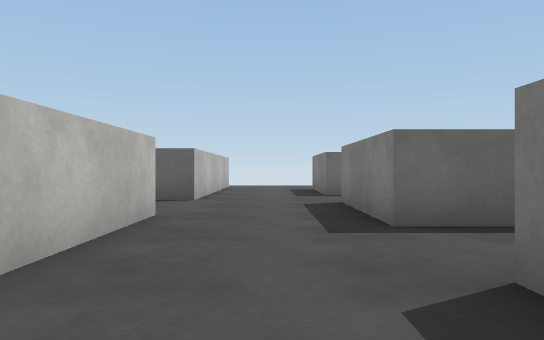
View 1 (above)

19 first-person views from a walk through a Unity game level. The camera is 0.58 m above the floor, looks level and sees 70° across. The floor is counted in squares, 1 m on a side. Each view is taken from the middle of a square. On the plan, view 1 faces up. The plan holds only what a view shows up to about 10 squares ahead; the rest is blank. Surface patterns are stand-ins for the level's own textures.

View 2
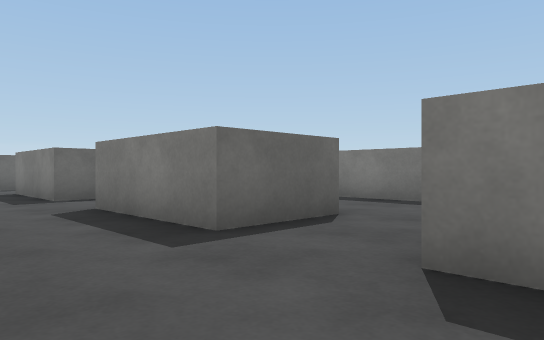

View 3
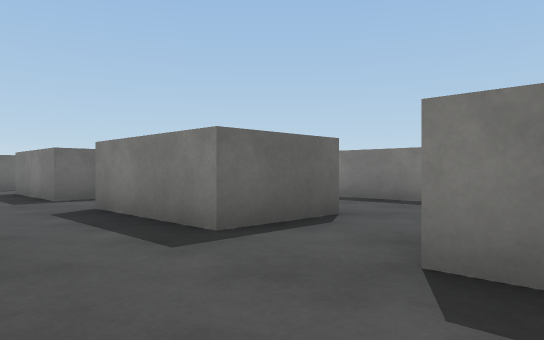

View 4
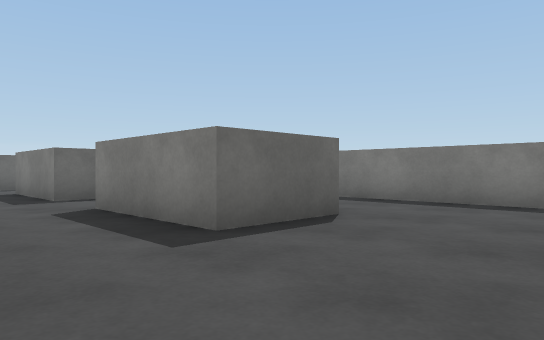

View 5
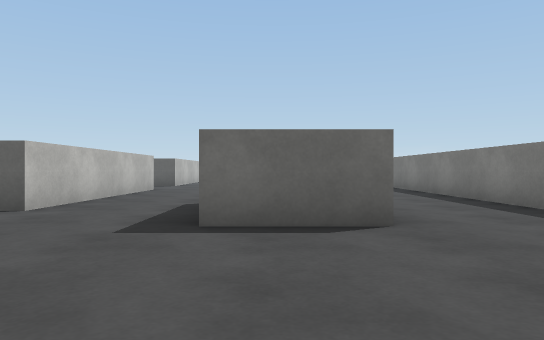

View 6
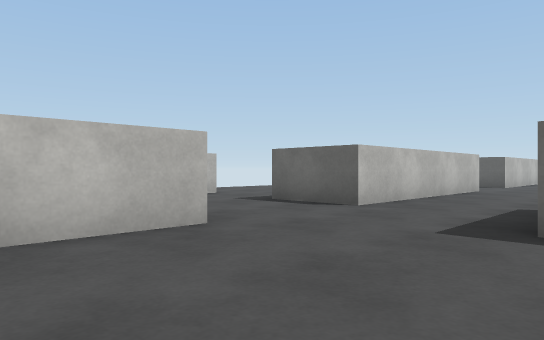

View 7
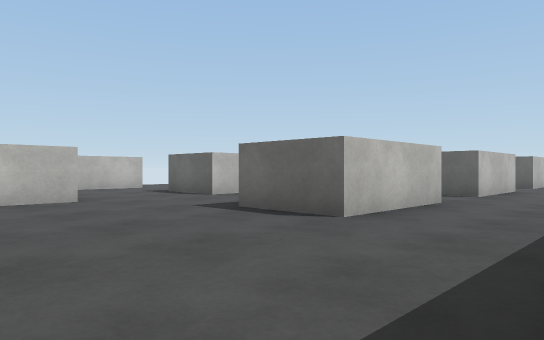

View 8
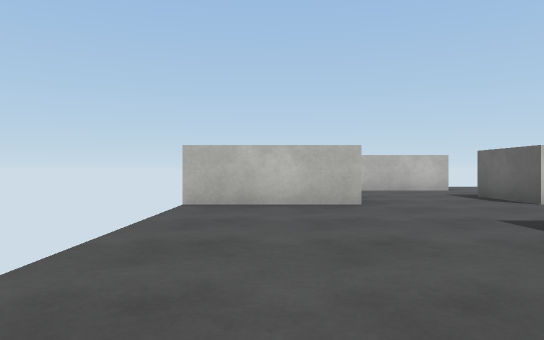

View 9
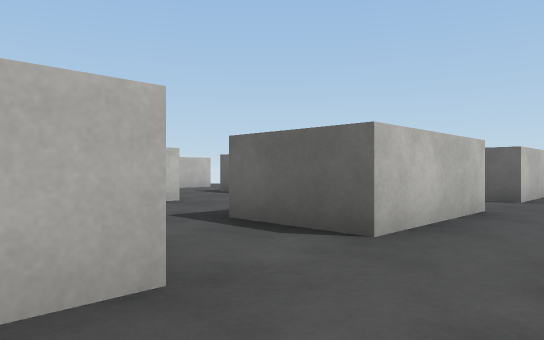

View 10
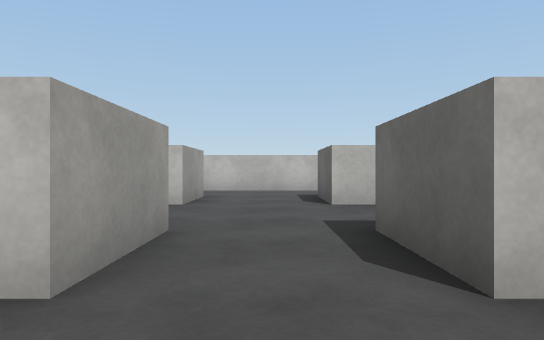

View 11
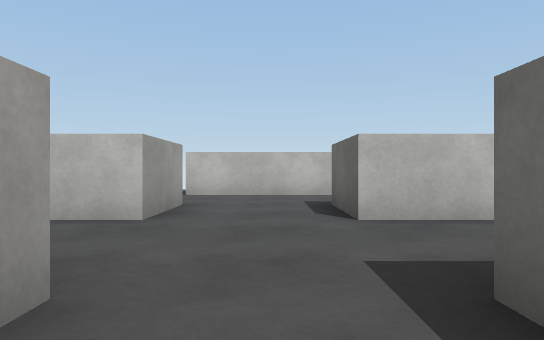

View 12
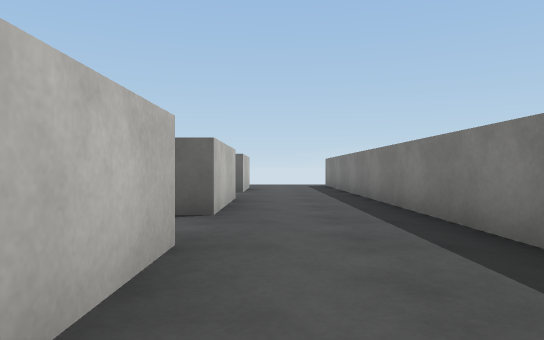

View 13
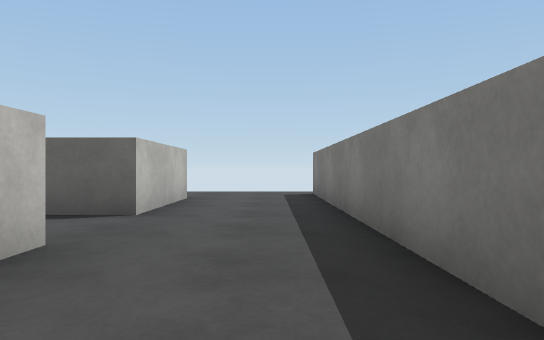

View 14
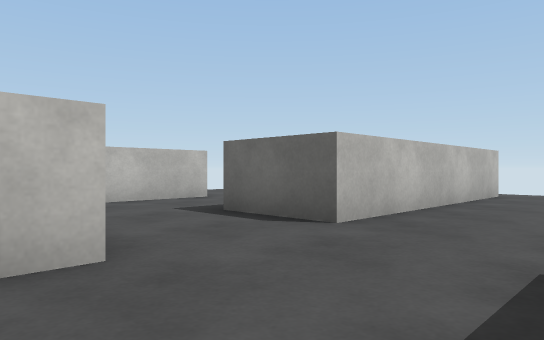

View 15
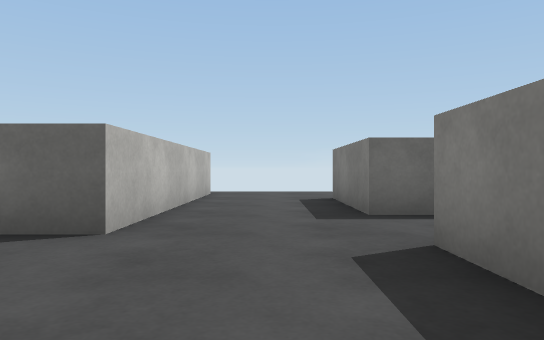

View 16
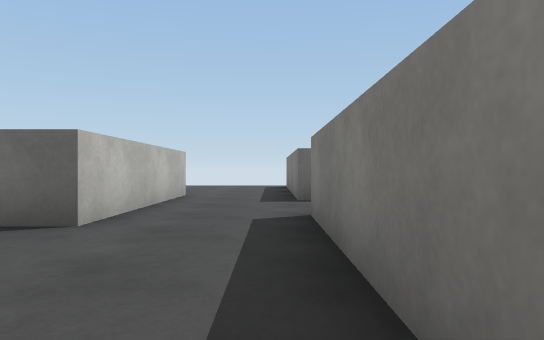

View 17
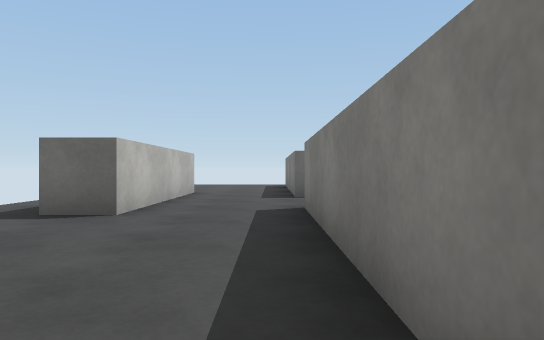

View 18
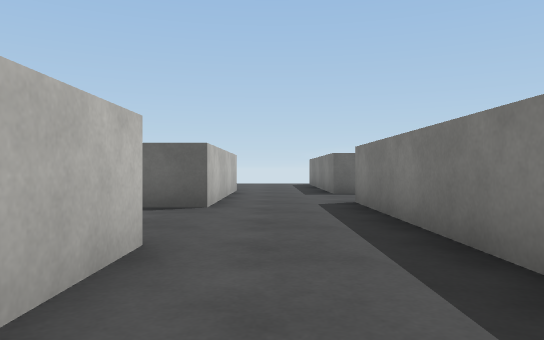

View 19
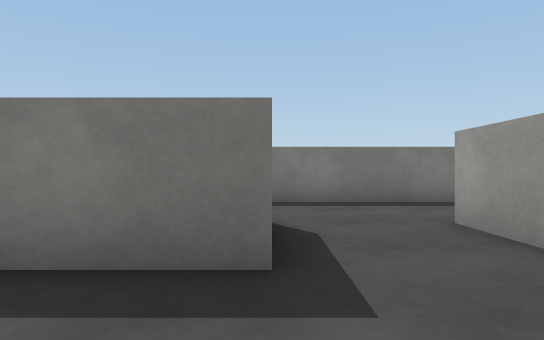

### Floor plan
Ten units are one square. View 1 is at (0, 0); x grows to the right and y downward. Boxes are objects, and circles mark ways between rooms. Rooms are numbered by the first view taken in them; rooms with no view inside come last. Other rooms are left out.
<svg viewBox="-70 -145 140 305">
<path fill="none" stroke="#000" d="M13 30 33 30 33 60 13 60 13 30M-15 35 -15 95 -35 95M33 -20 33 10 13 10 13 -20M-15 -6 -15 10M33 80 33 110 13 110 13 80M-15 -50 -15 -21M33 -70 33 -40 13 -40 13 -70M-15 124 -15 155M60 129 60 -135M33 -120 33 -90 13 -90 13 -120M-15 -135 -15 -75M-35 4 -35 -50M-60 -10 -60 40M-15 10 -35 10M-35 35 -15 35M-60 -55 -60 -40M-60 -74 -60 -55M-15 -75 -35 -75"/>
<circle cx="-25" cy="25" r="3" fill="#2a7"/>
<circle cx="-25" cy="-65" r="3" fill="#2a7"/>
<circle cx="-45" cy="-45" r="3" fill="#2a7"/>
<text x="20" y="20">1</text>
<text x="-40" y="0">2</text>
<text x="-40" y="-70">3</text>
</svg>
Room 1 opens to room 2. Room 1 opens to room 3. Room 2 opens to room 3.

Where each view was taken, in squares from view 1:
view 1: 0 up, 0 right, facing up
view 2: 4 down, 1 left, facing up-right
view 3: 9 down, 1 left, facing up-right
view 4: 14 down, 1 left, facing up-right
view 5: 15 down, 2 right, facing up
view 6: 15 down, 2 right, facing up-left
view 7: 15 down, 6 right, facing up-left
view 8: 14 down, 5 right, facing left
view 9: 1 up, 5 right, facing up-left
view 10: 2 down, 5 right, facing left
view 11: 2 down, 3 right, facing left
view 12: 1 down, 4 right, facing up
view 13: 4 up, 5 right, facing up
view 14: 4 up, 1 right, facing up-left
view 15: 4 up, 0 right, facing up
view 16: 0 up, 4 left, facing up
view 17: 1 down, 4 left, facing up
view 18: 2 down, 5 left, facing up
view 19: 1 down, 1 left, facing right
